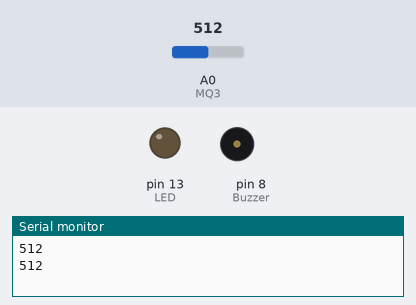
This sketch was run on a simulated Arduino Uno, built with avr-gcc and run on an emulated ATmega328P. Shown: output pins drawn as LEDs (lit = HIGH), buzzer (waves = sounding, pin HIGH), the last lines printed to the serial monitor. The inputs (shaded band) are chosen by the test bench; at power-on: A0 (MQ3) = 512. The modem accepts every AT command (registered, SIM ready, sends succeed) and sends nothing else.

Above: at 1.8 s.
1.9 s: A0 (MQ3) set to 540
3.4 s: A0 (MQ3) set to 562
At 4.8 s:
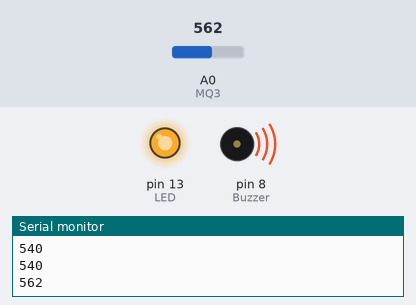
5.5 s: A0 (MQ3) set to 511
At 8.5 s:
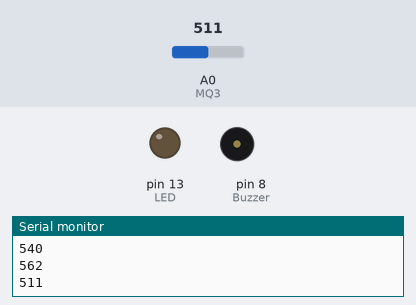
Timing chart, 0 to 10.0 s (numbered marks = the images above; inputs shaded):
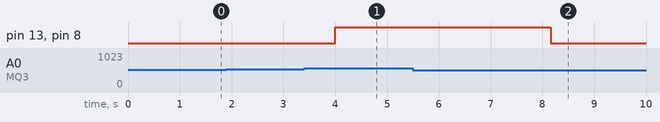

The sketch:

c3.ino
```cpp
#include<SoftwareSerial.h>

SoftwareSerial mySerial(9,10);
const int MQ3=0;
const int Buzzer=8;
const int LED=13;
int Value;
void setup(){
  //put your setup code here,to run once:
  Serial.begin(9600);
  mySerial.begin(9600);
  pinMode(MQ3,INPUT);
   pinMode(Buzzer,OUTPUT);
    pinMode(LED,OUTPUT);
    digitalWrite(Buzzer,LOW);
    digitalWrite(LED,LOW);
}
void SendMessage()
{
  mySerial.println("AT+CMGF=1");
  Serial.write(mySerial.read());
  delay(1000);
  mySerial.println("AT+CMGS=\"+919515388167\"\r");
  Serial.write(mySerial.read());
  delay(1000);
  mySerial.println("you are caught");
  delay(100);
  mySerial.println((char)26);
  delay(1000);
}
void loop()
{
  Value=analogRead(MQ3);
  Serial.println(Value);
  if(Value>550)
  {
    digitalWrite(Buzzer,HIGH);
    digitalWrite(LED,HIGH);
    SendMessage();
  }
  else
  {
    digitalWrite(Buzzer,LOW);
    digitalWrite(LED,LOW);

  }
  delay(1000);
}
```

Measured:
- the behaviour switches between 550 and 551 on A0 (MQ3) (found by bisection; images 0 and 1)
- after the input at 3.4 s, pin 13 (LED), pin 8 (Buzzer): LOW → HIGH after 0.60 s
- after the input at 5.5 s, pin 13 (LED), pin 8 (Buzzer): HIGH → LOW after 2.7 s
